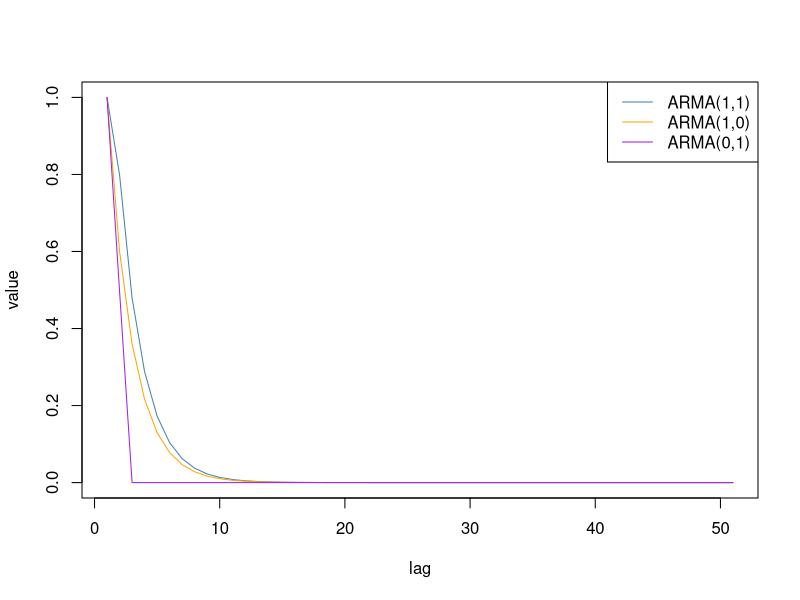
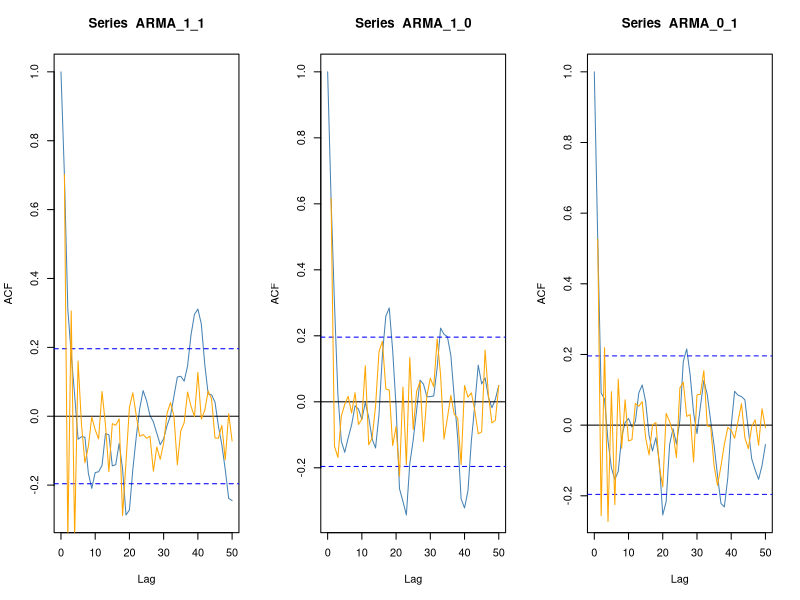

These charts were generated, in order, by the following R code:
acf_1_1 <- ARMAacf(ar=0.6,ma=0.9,50)
acf_1_0 <- ARMAacf(ar=0.6,ma=0,50)
acf_0_1 <- ARMAacf(ar=0,ma=0.9,50)
plot(acf_1_1,type='l',ylab='value',xlab='lag',col='steelblue')
lines(acf_1_0,type='l',ylab='value',xlab='lag',col='orange')
lines(acf_0_1,type='l',ylab='value',xlab='lag',col='purple')
legend('topright',legend=c('ARMA(1,1)','ARMA(1,0)','ARMA(0,1)'),col=c('steelblue','orange','purple'),lty=1)

ARMA_1_1 <- arima.sim(list(order=c(1,0,1),ar=0.6,ma=0.9),n=100)
ARMA_1_0 <- arima.sim(list(order=c(1,0,0),ar=0.6),n=100)
ARMA_0_1 <- arima.sim(list(order=c(0,0,1),ma=0.9),n=100)

par(mfrow=c(1,3))
acf_s1 <- acf(ARMA_1_1,50,type='correlation',plot=F)
pacf_s1 <- pacf(ARMA_1_1,50,type='correlation',plot=F)
#lines(acf_1_1,col='red')
acf_s2 <- acf(ARMA_1_0,50,type='correlation',plot=F)
pacf_s2 <- pacf(ARMA_1_0,50,type='correlation',plot=F)
#lines(acf_1_0,col='red')
acf_s3 <- acf(ARMA_0_1,50,type='correlation',plot=F)
pacf_s3 <- pacf(ARMA_0_1,50,type='correlation',plot=F)
#lines(acf_0_1,col='red')
par(mfrow=c(1,3))
plot(acf_s1,type='l',col='steelblue')
lines(pacf_s1$acf,type='l',col='orange')
plot(acf_s2,type='l',col='steelblue')
lines(pacf_s2$acf,type='l',col='orange')
plot(acf_s3,type='l',col='steelblue')
lines(pacf_s3$acf,type='l',col='orange')
